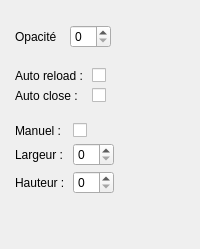
                  <widget class="QWidget" name="pg_opt_configs">
                   <layout class="QVBoxLayout" name="vlay_pg_opt_configs">
                    <property name="spacing">
                     <number>10</number>
                    </property>
                    <property name="leftMargin">
                     <number>10</number>
                    </property>
                    <property name="topMargin">
                     <number>20</number>
                    </property>
                    <property name="rightMargin">
                     <number>10</number>
                    </property>
                    <property name="bottomMargin">
                     <number>10</number>
                    </property>
                    <item>
                     <widget class="QFrame" name="fr_opt_cfg_opacity">
                      <layout class="QHBoxLayout" name="hlay_opt_fr_opt_cfg_opacity">
                       <property name="spacing">
                        <number>10</number>
                       </property>
                       <property name="leftMargin">
                        <number>5</number>
                       </property>
                       <property name="topMargin">
                        <number>5</number>
                       </property>
                       <property name="rightMargin">
                        <number>5</number>
                       </property>
                       <property name="bottomMargin">
                        <number>5</number>
                       </property>
                       <item>
                        <widget class="QLabel" name="lb_opt_cfg_opacity">
                         <property name="text">
                          <string>Opacité </string>
                         </property>
                        </widget>
                       </item>
                       <item>
                        <widget class="QSpinBox" name="sb_opt_cfg_opacity"/>
                       </item>
                       <item>
                        <spacer name="horizontalSpacer_6">
                         <property name="orientation">
                          <enum>Qt::Horizontal</enum>
                         </property>
                         <property name="sizeHint" stdset="0">
                          <size>
                           <width>40</width>
                           <height>20</height>
                          </size>
                         </property>
                        </spacer>
                       </item>
                      </layout>
                     </widget>
                    </item>
                    <item>
                     <widget class="QFrame" name="fr_opt_cfg_autoclose">
                      <layout class="QGridLayout" name="gridLayout">
                       <property name="leftMargin">
                        <number>5</number>
                       </property>
                       <property name="topMargin">
                        <number>5</number>
                       </property>
                       <property name="rightMargin">
                        <number>5</number>
                       </property>
                       <property name="bottomMargin">
                        <number>5</number>
                       </property>
                       <property name="spacing">
                        <number>5</number>
                       </property>
                       <item row="1" column="1">
                        <widget class="QCheckBox" name="ck_opt_cfg_autoclose"/>
                       </item>
                       <item row="1" column="0">
                        <widget class="QLabel" name="lb_opt_cfg_autoclose">
                         <property name="text">
                          <string>Auto close : </string>
                         </property>
                        </widget>
                       </item>
                       <item row="0" column="0">
                        <widget class="QLabel" name="lb_opt_cfg_autoreload">
                         <property name="text">
                          <string>Auto reload : </string>
                         </property>
                        </widget>
                       </item>
                       <item row="0" column="1">
                        <widget class="QCheckBox" name="ck_opt_cfg_autoreload"/>
                       </item>
                       <item row="0" column="2" rowspan="2">
                        <spacer name="horizontalSpacer_8">
                         <property name="orientation">
                          <enum>Qt::Horizontal</enum>
                         </property>
                         <property name="sizeHint" stdset="0">
                          <size>
                           <width>40</width>
                           <height>20</height>
                          </size>
                         </property>
                        </spacer>
                       </item>
                      </layout>
                     </widget>
                    </item>
                    <item>
                     <widget class="QFrame" name="fr_opt_cfg_resize">
                      <layout class="QGridLayout" name="glay_fr_opt_cfg_resize">
                       <property name="leftMargin">
                        <number>5</number>
                       </property>
                       <property name="topMargin">
                        <number>5</number>
                       </property>
                       <property name="rightMargin">
                        <number>5</number>
                       </property>
                       <property name="bottomMargin">
                        <number>5</number>
                       </property>
                       <property name="spacing">
                        <number>5</number>
                       </property>
                       <item row="0" column="0">
                        <widget class="QLabel" name="lb_opt_cfg_resize">
                         <property name="text">
                          <string>Manuel : </string>
                         </property>
                        </widget>
                       </item>
                       <item row="0" column="1">
                        <widget class="QCheckBox" name="ck_opt_cfg_resize"/>
                       </item>
                       <item row="1" column="0">
                        <widget class="QLabel" name="lb_opt_cfg_resize_width">
                         <property name="text">
                          <string>Largeur : </string>
                         </property>
                        </widget>
                       </item>
                       <item row="2" column="0">
                        <widget class="QLabel" name="lb_opt_cfg_resize_height">
                         <property name="text">
                          <string>Hauteur : </string>
                         </property>
                        </widget>
                       </item>
                       <item row="1" column="1">
                        <widget class="QSpinBox" name="sb_opt_cfg_resize_width"/>
                       </item>
                       <item row="2" column="1">
                        <widget class="QSpinBox" name="sb_opt_cfg_resize_height"/>
                       </item>
                       <item row="0" column="2" rowspan="3">
                        <spacer name="horizontalSpacer_9">
                         <property name="orientation">
                          <enum>Qt::Horizontal</enum>
                         </property>
                         <property name="sizeHint" stdset="0">
                          <size>
                           <width>40</width>
                           <height>20</height>
                          </size>
                         </property>
                        </spacer>
                       </item>
                      </layout>
                     </widget>
                    </item>
                    <item>
                     <spacer name="verticalSpacer_9">
                      <property name="orientation">
                       <enum>Qt::Vertical</enum>
                      </property>
                      <property name="sizeHint" stdset="0">
                       <size>
                        <width>20</width>
                        <height>40</height>
                       </size>
                      </property>
                     </spacer>
                    </item>
                   </layout>
                  </widget>
